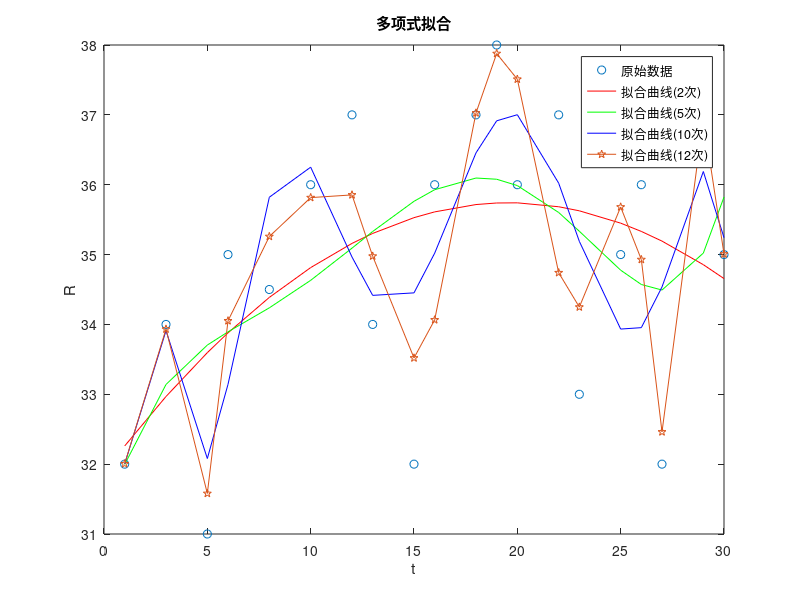

This figure's MATLAB source:
clear;
T = [32, 34, 31, 35, 34.5, 36, 37, 34, 32, 36, 37, 38, 36, 37, 33, 35, 36, 32, 37, 35];
d = [1, 3, 5, 6, 8, 10, 12, 13, 15, 16, 18, 19, 20, 22, 23, 25, 26, 27, 29, 30];

% 多项式拟合
p2 = polyfit(d, T, 2);
p5 = polyfit(d, T, 5);
p10 = polyfit(d, T, 10);
p12 = polyfit(d, T, 12);

T_fit2 = polyval(p2, d);
T_fit5 = polyval(p5, d);
T_fit10 = polyval(p10, d);
T_fit12 = polyval(p12, d);

% 计算拟合值的误差平方和
error2 = sum((T - T_fit2).^2);
error5 = sum((T - T_fit5).^2);
error10 = sum((T - T_fit10).^2);
error12 = sum((T - T_fit12).^2);

% 绘制原始数据和拟合曲线
plot(d, T, 'o'); 
hold on;
plot(d, T_fit2, 'r-'); 
plot(d, T_fit5, 'g-');
plot(d, T_fit10, 'b-'); 
plot(d, T_fit12, 'p-'); 
hold off;
legend('原始数据', '拟合曲线(2次)', '拟合曲线(5次)', '拟合曲线(10次)', '拟合曲线(12次)');
xlabel('t');
ylabel('R');
title('多项式拟合');

% 显示误差平方和
disp(['2次拟合值的误差平方和: ', num2str(error2)]);
disp(['5次拟合值的误差平方和: ', num2str(error5)]);
disp(['10次拟合值的误差平方和: ', num2str(error10)]);
disp(['12次拟合值的误差平方和: ', num2str(error12)]);